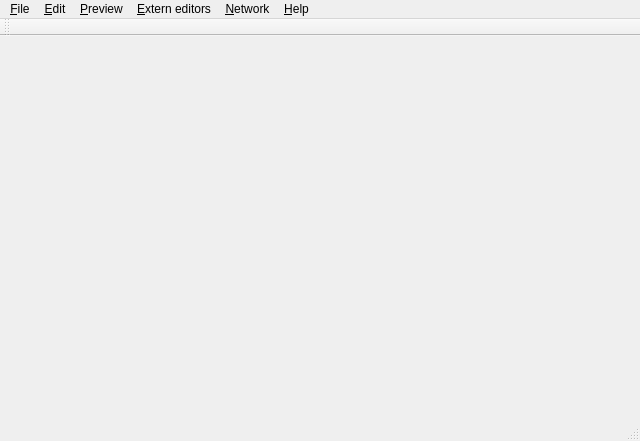
<?xml version="1.0" encoding="UTF-8"?>
<ui version="4.0">
 <class>QImageViewer</class>
 <widget class="QMainWindow" name="QImageViewer">
  <property name="geometry">
   <rect>
    <x>0</x>
    <y>0</y>
    <width>640</width>
    <height>441</height>
   </rect>
  </property>
  <property name="windowTitle">
   <string>QImageViewer</string>
  </property>
  <property name="windowIcon">
   <iconset resource="resources.qrc">
    <normaloff>:/res/icon.png</normaloff>:/res/icon.png</iconset>
  </property>
  <widget class="QWidget" name="centralWidget">
   <layout class="QVBoxLayout" name="verticalLayout_2">
    <property name="bottomMargin">
     <number>0</number>
    </property>
    <item>
     <layout class="QHBoxLayout" name="panelTopLayout"/>
    </item>
    <item>
     <layout class="QVBoxLayout" name="verticalLayout"/>
    </item>
    <item>
     <layout class="QHBoxLayout" name="panelBottomLayout">
      <property name="spacing">
       <number>1</number>
      </property>
      <property name="sizeConstraint">
       <enum>QLayout::SetMinimumSize</enum>
      </property>
     </layout>
    </item>
   </layout>
  </widget>
  <widget class="QMenuBar" name="menuBar">
   <property name="geometry">
    <rect>
     <x>0</x>
     <y>0</y>
     <width>640</width>
     <height>21</height>
    </rect>
   </property>
   <widget class="QMenu" name="fileMenu">
    <property name="locale">
     <locale language="English" country="UnitedStates"/>
    </property>
    <property name="title">
     <string>&amp;File</string>
    </property>
    <addaction name="openAction"/>
    <addaction name="saveAction"/>
    <addaction name="saveAsAction"/>
    <addaction name="separator"/>
    <addaction name="settingsAction"/>
    <addaction name="separator"/>
    <addaction name="exitAction"/>
   </widget>
   <widget class="QMenu" name="parametersMenu">
    <property name="locale">
     <locale language="English" country="UnitedStates"/>
    </property>
    <property name="title">
     <string>&amp;Edit</string>
    </property>
    <widget class="QMenu" name="menuAccept_filter">
     <property name="title">
      <string>Accept filter</string>
     </property>
     <addaction name="actionGray_Scale"/>
     <addaction name="actionSepia"/>
     <addaction name="actionBrightness"/>
     <addaction name="actionWarm"/>
     <addaction name="actionSaturation"/>
     <addaction name="actionBlur"/>
     <addaction name="actionSharpen"/>
    </widget>
    <addaction name="actionUndo"/>
    <addaction name="actionRedo"/>
    <addaction name="separator"/>
    <addaction name="menuAccept_filter"/>
    <addaction name="rotateRightAction"/>
    <addaction name="rotateLeftAction"/>
    <addaction name="separator"/>
    <addaction name="flipHorizontalAction"/>
    <addaction name="flipVerticalAction"/>
    <addaction name="separator"/>
    <addaction name="deleteFileAction"/>
    <addaction name="separator"/>
    <addaction name="cropAction"/>
    <addaction name="resizeAction"/>
   </widget>
   <widget class="QMenu" name="helpMenu">
    <property name="locale">
     <locale language="English" country="UnitedStates"/>
    </property>
    <property name="title">
     <string>&amp;Help</string>
    </property>
    <addaction name="aboutAction"/>
    <addaction name="updatesAction"/>
   </widget>
   <widget class="QMenu" name="previewMenu">
    <property name="locale">
     <locale language="English" country="UnitedStates"/>
    </property>
    <property name="title">
     <string>&amp;Preview</string>
    </property>
    <addaction name="actionMode"/>
    <addaction name="previmageAction"/>
    <addaction name="nextimageAction"/>
    <addaction name="separator"/>
    <addaction name="fullscreenAction"/>
    <addaction name="slideshowAction"/>
    <addaction name="separator"/>
    <addaction name="zoomInAction"/>
    <addaction name="zoomOutAction"/>
    <addaction name="zoomWindowAction"/>
    <addaction name="zoomOriginalAction"/>
    <addaction name="separator"/>
    <addaction name="wallpaperAction"/>
   </widget>
   <widget class="QMenu" name="menuExtern_editors">
    <property name="title">
     <string>&amp;Extern editors</string>
    </property>
    <addaction name="editorsNewAction"/>
    <addaction name="editorsManagerAction"/>
   </widget>
   <widget class="QMenu" name="menuShare">
    <property name="title">
     <string>&amp;Network</string>
    </property>
    <addaction name="vkLogInAction"/>
    <addaction name="vkLogOutAction"/>
    <addaction name="vkUploadImageAction"/>
    <addaction name="vkDownloadAlbumAction"/>
    <addaction name="separator"/>
    <addaction name="shareImageShackAction"/>
   </widget>
   <addaction name="fileMenu"/>
   <addaction name="parametersMenu"/>
   <addaction name="previewMenu"/>
   <addaction name="menuExtern_editors"/>
   <addaction name="menuShare"/>
   <addaction name="helpMenu"/>
  </widget>
  <widget class="QToolBar" name="mainToolBar">
   <property name="locale">
    <locale language="English" country="Kenya"/>
   </property>
   <attribute name="toolBarArea">
    <enum>TopToolBarArea</enum>
   </attribute>
   <attribute name="toolBarBreak">
    <bool>false</bool>
   </attribute>
  </widget>
  <widget class="QStatusBar" name="statusBar"/>
  <action name="openAction">
   <property name="icon">
    <iconset resource="resources.qrc">
     <normaloff>:/res/file-open.png</normaloff>:/res/file-open.png</iconset>
   </property>
   <property name="text">
    <string>Open image</string>
   </property>
  </action>
  <action name="exitAction">
   <property name="text">
    <string>Quit</string>
   </property>
  </action>
  <action name="aboutAction">
   <property name="icon">
    <iconset resource="resources.qrc">
     <normaloff>:/res/help.png</normaloff>:/res/help.png</iconset>
   </property>
   <property name="text">
    <string>About</string>
   </property>
  </action>
  <action name="saveAction">
   <property name="enabled">
    <bool>false</bool>
   </property>
   <property name="icon">
    <iconset resource="resources.qrc">
     <normaloff>:/res/file-save.png</normaloff>:/res/file-save.png</iconset>
   </property>
   <property name="text">
    <string>Save</string>
   </property>
  </action>
  <action name="saveAsAction">
   <property name="enabled">
    <bool>false</bool>
   </property>
   <property name="text">
    <string>Save as...</string>
   </property>
  </action>
  <action name="rotateRightAction">
   <property name="enabled">
    <bool>false</bool>
   </property>
   <property name="icon">
    <iconset resource="resources.qrc">
     <normaloff>:/res/rotate-right.png</normaloff>:/res/rotate-right.png</iconset>
   </property>
   <property name="text">
    <string>Rotate right</string>
   </property>
  </action>
  <action name="rotateLeftAction">
   <property name="enabled">
    <bool>false</bool>
   </property>
   <property name="icon">
    <iconset resource="resources.qrc">
     <normaloff>:/res/rotate-left.png</normaloff>:/res/rotate-left.png</iconset>
   </property>
   <property name="text">
    <string>Rotate left</string>
   </property>
  </action>
  <action name="deleteFileAction">
   <property name="enabled">
    <bool>false</bool>
   </property>
   <property name="icon">
    <iconset resource="resources.qrc">
     <normaloff>:/res/delete.png</normaloff>:/res/delete.png</iconset>
   </property>
   <property name="text">
    <string>Delete file</string>
   </property>
  </action>
  <action name="resizeAction">
   <property name="enabled">
    <bool>false</bool>
   </property>
   <property name="icon">
    <iconset resource="resources.qrc">
     <normaloff>:/res/resize.png</normaloff>:/res/resize.png</iconset>
   </property>
   <property name="text">
    <string>Resize</string>
   </property>
  </action>
  <action name="fullscreenAction">
   <property name="enabled">
    <bool>true</bool>
   </property>
   <property name="icon">
    <iconset resource="resources.qrc">
     <normaloff>:/res/fullscreen.png</normaloff>:/res/fullscreen.png</iconset>
   </property>
   <property name="text">
    <string>Fullscreen mode</string>
   </property>
  </action>
  <action name="cropAction">
   <property name="enabled">
    <bool>false</bool>
   </property>
   <property name="icon">
    <iconset resource="resources.qrc">
     <normaloff>:/res/crop.png</normaloff>:/res/crop.png</iconset>
   </property>
   <property name="text">
    <string>Crop</string>
   </property>
  </action>
  <action name="actionUndo">
   <property name="enabled">
    <bool>false</bool>
   </property>
   <property name="text">
    <string>Undo</string>
   </property>
  </action>
  <action name="actionRedo">
   <property name="enabled">
    <bool>false</bool>
   </property>
   <property name="text">
    <string>Redo</string>
   </property>
  </action>
  <action name="wallpaperAction">
   <property name="enabled">
    <bool>false</bool>
   </property>
   <property name="icon">
    <iconset resource="resources.qrc">
     <normaloff>:/res/wallpaper.png</normaloff>:/res/wallpaper.png</iconset>
   </property>
   <property name="text">
    <string>Set as wallpaper</string>
   </property>
  </action>
  <action name="slideshowAction">
   <property name="enabled">
    <bool>false</bool>
   </property>
   <property name="icon">
    <iconset resource="resources.qrc">
     <normaloff>:/res/slideshow.png</normaloff>:/res/slideshow.png</iconset>
   </property>
   <property name="text">
    <string>Start slideshow</string>
   </property>
  </action>
  <action name="settingsAction">
   <property name="icon">
    <iconset resource="resources.qrc">
     <normaloff>:/res/settings.png</normaloff>:/res/settings.png</iconset>
   </property>
   <property name="text">
    <string>Settings</string>
   </property>
  </action>
  <action name="zoomInAction">
   <property name="enabled">
    <bool>false</bool>
   </property>
   <property name="icon">
    <iconset resource="resources.qrc">
     <normaloff>:/res/zoom-in.png</normaloff>:/res/zoom-in.png</iconset>
   </property>
   <property name="text">
    <string>Zoom In</string>
   </property>
  </action>
  <action name="zoomOutAction">
   <property name="enabled">
    <bool>false</bool>
   </property>
   <property name="icon">
    <iconset resource="resources.qrc">
     <normaloff>:/res/zoom-out.png</normaloff>:/res/zoom-out.png</iconset>
   </property>
   <property name="text">
    <string>Zoom out</string>
   </property>
  </action>
  <action name="zoomWindowAction">
   <property name="enabled">
    <bool>false</bool>
   </property>
   <property name="icon">
    <iconset resource="resources.qrc">
     <normaloff>:/res/zoom-window.png</normaloff>:/res/zoom-window.png</iconset>
   </property>
   <property name="text">
    <string>Window size</string>
   </property>
  </action>
  <action name="zoomOriginalAction">
   <property name="enabled">
    <bool>false</bool>
   </property>
   <property name="icon">
    <iconset resource="resources.qrc">
     <normaloff>:/res/zoom-original.png</normaloff>:/res/zoom-original.png</iconset>
   </property>
   <property name="text">
    <string>Original size</string>
   </property>
  </action>
  <action name="resizeitemsAction">
   <property name="enabled">
    <bool>false</bool>
   </property>
   <property name="icon">
    <iconset resource="resources.qrc">
     <normaloff>:/res/resize-items.png</normaloff>:/res/resize-items.png</iconset>
   </property>
   <property name="text">
    <string>Resize items...</string>
   </property>
  </action>
  <action name="flipHorizontalAction">
   <property name="enabled">
    <bool>false</bool>
   </property>
   <property name="icon">
    <iconset resource="resources.qrc">
     <normaloff>:/res/flip-horizontal.png</normaloff>:/res/flip-horizontal.png</iconset>
   </property>
   <property name="text">
    <string>Flip horizontal</string>
   </property>
  </action>
  <action name="flipVerticalAction">
   <property name="enabled">
    <bool>false</bool>
   </property>
   <property name="icon">
    <iconset resource="resources.qrc">
     <normaloff>:/res/flip-vertical.png</normaloff>:/res/flip-vertical.png</iconset>
   </property>
   <property name="text">
    <string>Flip vertical</string>
   </property>
  </action>
  <action name="nextimageAction">
   <property name="enabled">
    <bool>false</bool>
   </property>
   <property name="icon">
    <iconset resource="resources.qrc">
     <normaloff>:/res/next.png</normaloff>:/res/next.png</iconset>
   </property>
   <property name="text">
    <string>Next image</string>
   </property>
  </action>
  <action name="previmageAction">
   <property name="enabled">
    <bool>false</bool>
   </property>
   <property name="icon">
    <iconset resource="resources.qrc">
     <normaloff>:/res/prev.png</normaloff>:/res/prev.png</iconset>
   </property>
   <property name="text">
    <string>Previous image</string>
   </property>
  </action>
  <action name="editorsNewAction">
   <property name="text">
    <string>Add editor</string>
   </property>
  </action>
  <action name="editorsManagerAction">
   <property name="text">
    <string>Editors manager</string>
   </property>
  </action>
  <action name="shareImageShackAction">
   <property name="enabled">
    <bool>false</bool>
   </property>
   <property name="icon">
    <iconset resource="resources.qrc">
     <normaloff>:/res/imageshack.png</normaloff>:/res/imageshack.png</iconset>
   </property>
   <property name="text">
    <string>Upload image via ImageShack.us</string>
   </property>
  </action>
  <action name="aboutQtAction">
   <property name="text">
    <string>About Qt</string>
   </property>
  </action>
  <action name="shareImageShackListAction">
   <property name="enabled">
    <bool>false</bool>
   </property>
   <property name="text">
    <string>Upload images via ImageShack.us</string>
   </property>
  </action>
  <action name="vkLogInAction">
   <property name="text">
    <string>Login to vk.com</string>
   </property>
  </action>
  <action name="vkLogOutAction">
   <property name="text">
    <string>Log out of vk.com</string>
   </property>
  </action>
  <action name="vkUploadImageAction">
   <property name="enabled">
    <bool>false</bool>
   </property>
   <property name="text">
    <string>Upload image to vk.com</string>
   </property>
  </action>
  <action name="vkUploadImagesAction">
   <property name="enabled">
    <bool>false</bool>
   </property>
   <property name="text">
    <string>Upload images to vk.com</string>
   </property>
  </action>
  <action name="vkDownloadAlbumAction">
   <property name="text">
    <string>Download album from vk.com</string>
   </property>
  </action>
  <action name="updatesAction">
   <property name="text">
    <string>Check updates</string>
   </property>
  </action>
  <action name="actionMode">
   <property name="enabled">
    <bool>false</bool>
   </property>
   <property name="text">
    <string>Switch view mode</string>
   </property>
  </action>
  <action name="actionBrightness">
   <property name="enabled">
    <bool>false</bool>
   </property>
   <property name="text">
    <string>Brightness</string>
   </property>
  </action>
  <action name="actionGray_Scale">
   <property name="enabled">
    <bool>false</bool>
   </property>
   <property name="text">
    <string>Gray Scale</string>
   </property>
  </action>
  <action name="actionWarm">
   <property name="enabled">
    <bool>false</bool>
   </property>
   <property name="text">
    <string>Warm / Cold</string>
   </property>
  </action>
  <action name="actionSaturation">
   <property name="enabled">
    <bool>false</bool>
   </property>
   <property name="text">
    <string>Saturation</string>
   </property>
  </action>
  <action name="actionBlur">
   <property name="enabled">
    <bool>false</bool>
   </property>
   <property name="text">
    <string>Blur</string>
   </property>
  </action>
  <action name="actionSharpen">
   <property name="enabled">
    <bool>false</bool>
   </property>
   <property name="text">
    <string>Sharpen</string>
   </property>
  </action>
  <action name="actionSepia">
   <property name="enabled">
    <bool>false</bool>
   </property>
   <property name="text">
    <string>Sepia</string>
   </property>
  </action>
 </widget>
 <layoutdefault spacing="6" margin="11"/>
 <resources>
  <include location="resources.qrc"/>
 </resources>
 <connections/>
</ui>
